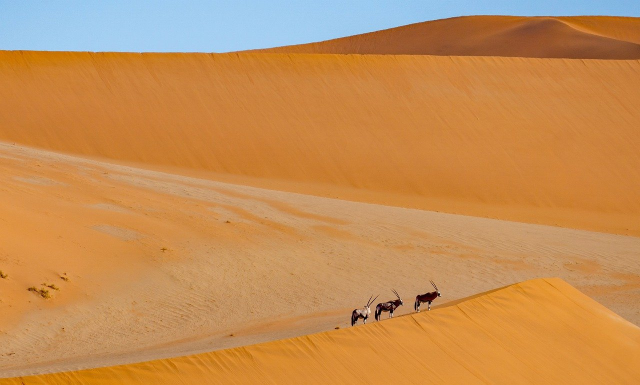
#> input picture desert.jpg, 1280 x 769 px, given in place of the camera (shown at 1/2 size)
$ python 'part 7.py'
#> lines starting #> are read from the running program, lines starting #| are printed output that depends on the picture; after the words box and inside, x2 and y2 are one past the last pixel; in counts of white or black regions, pixels touching at a corner belong together
import cv2
import numpy as np


# frmaeWidth = 640
# frmaeHeight = 480
#
# cap = cv2.VideoCapture(0)
# cap.set(3,frmaeWidth)
# cap.set(4,frmaeHeight)
#
# def empty(a):
#     pass
#
# # cv2.namedWindow("HSV")
# # cv2.resizeWindow("HSV",640,240)
# # cv2.createTrackbar("HUE Min","HSV",0,179,empty)
# # cv2.createTrackbar("HUE Max","HSV",179,179,empty)
# # cv2.createTrackbar("HUE Min","HSV",0,255,empty)
# # cv2.createTrackbar("HUE Max","HSV",255,255,empty)
# # cv2.createTrackbar("HUE Min","HSV",0,255,empty)
# # cv2.createTrackbar("HUE Max","HSV",255,255,empty)
#
# while True:
#     img = cap.read()
#     imgHsv = cv2.cvtColor(img,cv2.COLOR_BGR2HSV)
#
#     # h_min=cv2.getTrackbarPos("HUE Min", "HSV", 0, 179, empty)
#     # h_max=cv2.getTrackbarPos("HUE Max", "HSV", 179, 179, empty)
#     # s_min=cv2.getTrackbarPos("SAT Min", "HSV", 0, 255, empty)
#     # s_max=cv2.getTrackbarPos("SAT Max", "HSV", 255, 255, empty)
#     # v_min=cv2.getTrackbarPos("VALUE Min", "HSV", 0, 255, empty)
#     # v_max=cv2.getTrackbarPos("VALUE Max", "HSV", 255, 255, empty)
#     # # print(h_min)
#     cv2.imshow("Video",img)
#     cv2.imshow("imgHsv",imgHsv)
#
#     if cv2.waitKey(1) & 0xFF == ord("q"):
#         break
#
# cap.release()
# cv2.destroyAllWindows()

frmaeWidth = 300
frmaeHeight = 300

cap = cv2.VideoCapture(0)
cap.set(3,frmaeWidth)
cap.set(4,frmaeHeight)

def empty(a):
    pass

cv2.namedWindow("HSV")
cv2.resizeWindow("HSV",640,240)
cv2.createTrackbar("HUE Min","HSV",0,179,empty)
#> slider 'HUE Min' is set to 35
cv2.createTrackbar("HUE Max","HSV",179,179,empty)
cv2.createTrackbar("SAT Min","HSV",0,255,empty)
#> slider 'SAT Min' is set to 51
cv2.createTrackbar("SAT Max","HSV",255,255,empty)
cv2.createTrackbar("VALUE Min","HSV",0,255,empty)
#> slider 'VALUE Min' is set to 51
cv2.createTrackbar("VALUE Max","HSV",255,255,empty)


while True:
    sucess,img = cap.read()
#> img is the input picture: shape (769, 1280, 3); mean B, G, R 83.7, 141.1, 197.4
    imgHsv = cv2.cvtColor(img, cv2.COLOR_BGR2HSV)
#> imgHsv: shape (769, 1280, 3); mean H, S, V 23.2, 161.2, 204.9


    h_min = cv2.getTrackbarPos("HUE Min", "HSV")
    h_max = cv2.getTrackbarPos("HUE Max", "HSV")
    s_min = cv2.getTrackbarPos("SAT Min", "HSV")
    s_max = cv2.getTrackbarPos("SAT Max", "HSV")
    v_min = cv2.getTrackbarPos("VALUE Min", "HSV")
    v_max = cv2.getTrackbarPos("VALUE Max", "HSV")
    print(h_min)

    lower = np.array([h_min,s_min,v_min])
    upper = np.array([h_max,s_max,v_max])
    mask = cv2.inRange(imgHsv,lower,upper)
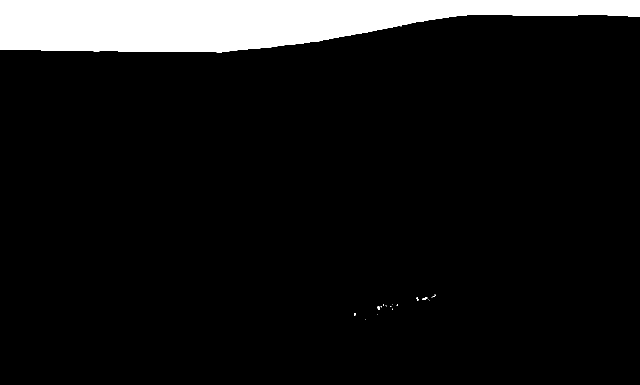
#> mask: shape (769, 1280) (shown at 1/2 size); 9.2% white; 21 white regions (18 under 20 px), largest, box (x1, y1, x2, y2) and area: (0, 0, 1280, 105) 90366, (844, 594, 855, 600) 34, (754, 613, 760, 620) 29
    result = cv2.bitwise_and(img,img,mask=mask)
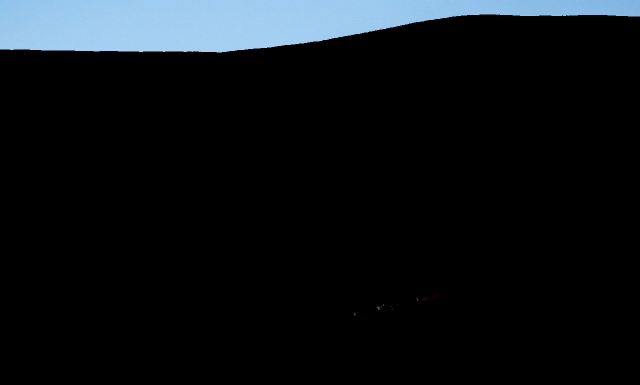
#> result: shape (769, 1280, 3) (shown at 1/2 size); mean B, G, R 21.9, 18.5, 14.4

    mask = cv2.cvtColor(mask,cv2.COLOR_GRAY2BGR)
    hStack = np.hstack([img,mask,result])
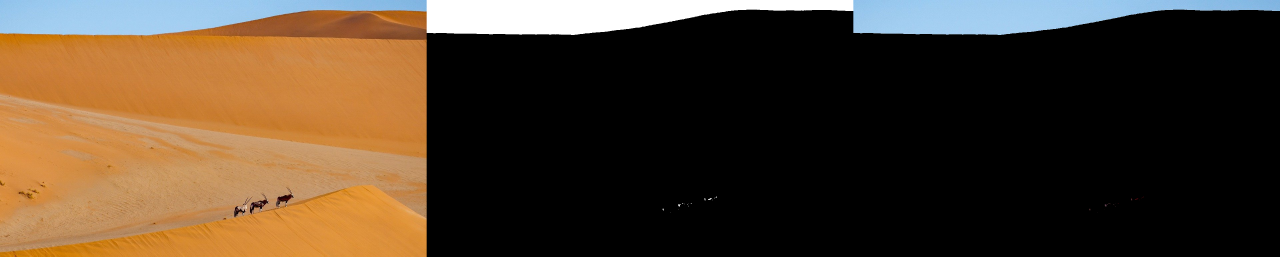
#> hStack: shape (769, 3840, 3) (shown at 1/3 size); mean B, G, R 43, 61, 78.4
    # cv2.imshow("Video",img)
    # # cv2.imshow("imgHsv", imgHsv)
    # cv2.imshow("Mask",mask)
    # cv2.imshow("Result",result)
    cv2.imshow("stack",hStack)

    if cv2.waitKey(1) & 0xFF == ord("q"):
#> (key q is pressed here)
        break
